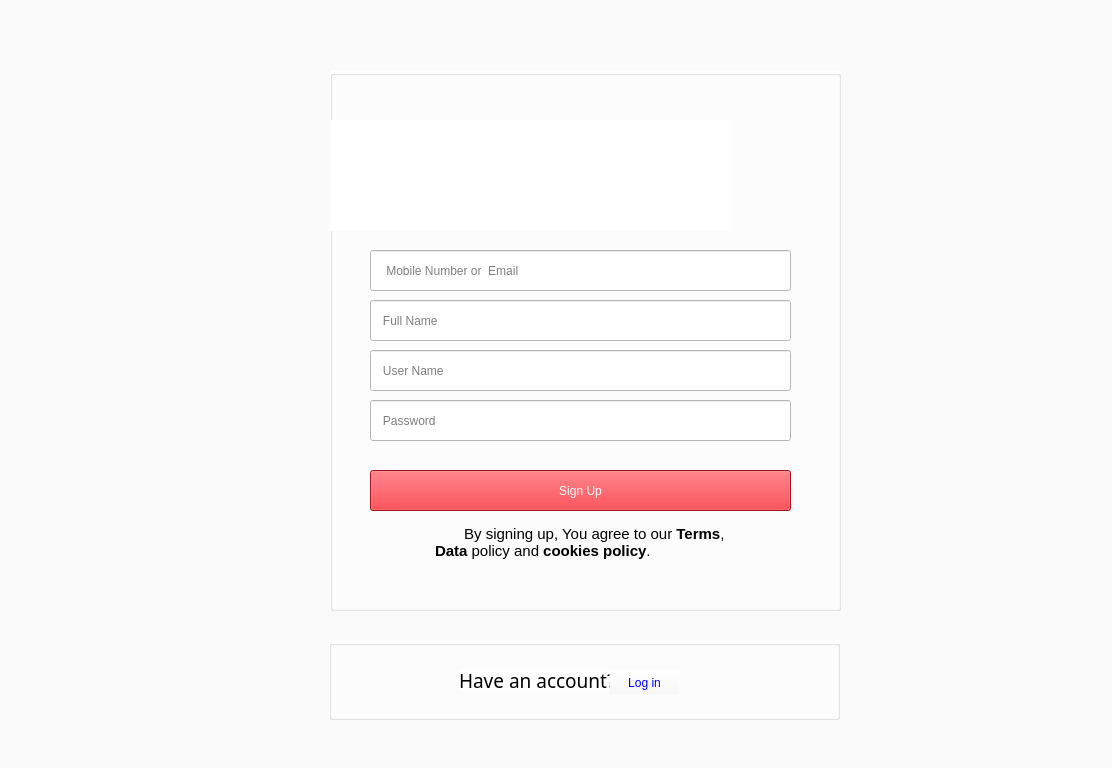
<?xml version="1.0" encoding="UTF-8"?>
<ui version="4.0">
 <class>signup</class>
 <widget class="QMainWindow" name="signup">
  <property name="geometry">
   <rect>
    <x>0</x>
    <y>0</y>
    <width>1112</width>
    <height>768</height>
   </rect>
  </property>
  <property name="windowTitle">
   <string>MainWindow</string>
  </property>
  <property name="styleSheet">
   <string notr="true">background-color: rgb(250,250, 250);</string>
  </property>
  <widget class="QWidget" name="centralwidget">
   <widget class="QGroupBox" name="groupBox">
    <property name="geometry">
     <rect>
      <x>330</x>
      <y>70</y>
      <width>511</width>
      <height>541</height>
     </rect>
    </property>
    <property name="styleSheet">
     <string notr="true">background-color: rgb(255, 255, 255);</string>
    </property>
    <property name="title">
     <string/>
    </property>
    <widget class="QLineEdit" name="UserName">
     <property name="geometry">
      <rect>
       <x>40</x>
       <y>280</y>
       <width>421</width>
       <height>41</height>
      </rect>
     </property>
     <property name="placeholderText">
      <string>   User Name</string>
     </property>
    </widget>
    <widget class="QPushButton" name="Signup">
     <property name="geometry">
      <rect>
       <x>40</x>
       <y>400</y>
       <width>421</width>
       <height>41</height>
      </rect>
     </property>
     <property name="styleSheet">
      <string notr="true">color: rgb(250, 250, 250);
font: 700 13pt &quot;Instagram Sans&quot;;
background-color: rgb(224, 27, 36);</string>
     </property>
     <property name="text">
      <string>Sign Up</string>
     </property>
    </widget>
    <widget class="QLineEdit" name="FullName">
     <property name="geometry">
      <rect>
       <x>40</x>
       <y>230</y>
       <width>421</width>
       <height>41</height>
      </rect>
     </property>
     <property name="placeholderText">
      <string>   Full Name</string>
     </property>
    </widget>
    <widget class="QLineEdit" name="Mobile">
     <property name="geometry">
      <rect>
       <x>40</x>
       <y>180</y>
       <width>421</width>
       <height>41</height>
      </rect>
     </property>
     <property name="placeholderText">
      <string>    Mobile Number or  Email</string>
     </property>
    </widget>
    <widget class="QLineEdit" name="Password">
     <property name="geometry">
      <rect>
       <x>40</x>
       <y>330</y>
       <width>421</width>
       <height>41</height>
      </rect>
     </property>
     <property name="placeholderText">
      <string>   Password</string>
     </property>
    </widget>
    <widget class="QLabel" name="label">
     <property name="geometry">
      <rect>
       <x>0</x>
       <y>50</y>
       <width>401</width>
       <height>111</height>
      </rect>
     </property>
     <property name="text">
      <string/>
     </property>
     <property name="pixmap">
      <pixmap resource="Files.qrc">:/new/prefix1/image/cineapp.png</pixmap>
     </property>
    </widget>
    <widget class="QTextEdit" name="textEdit">
     <property name="geometry">
      <rect>
       <x>100</x>
       <y>450</y>
       <width>301</width>
       <height>70</height>
      </rect>
     </property>
     <property name="sizePolicy">
      <sizepolicy hsizetype="Preferred" vsizetype="Preferred">
       <horstretch>0</horstretch>
       <verstretch>0</verstretch>
      </sizepolicy>
     </property>
     <property name="styleSheet">
      <string notr="true">background-color: rgba(255, 255, 255,0);</string>
     </property>
     <property name="html">
      <string>&lt;!DOCTYPE HTML PUBLIC &quot;-//W3C//DTD HTML 4.0//EN&quot; &quot;http://www.w3.org/TR/REC-html40/strict.dtd&quot;&gt;
&lt;html&gt;&lt;head&gt;&lt;meta name=&quot;qrichtext&quot; content=&quot;1&quot; /&gt;&lt;meta charset=&quot;utf-8&quot; /&gt;&lt;style type=&quot;text/css&quot;&gt;
p, li { white-space: pre-wrap; }
hr { height: 1px; border-width: 0; }
li.unchecked::marker { content: &quot;\2610&quot;; }
li.checked::marker { content: &quot;\2612&quot;; }
&lt;/style&gt;&lt;/head&gt;&lt;body style=&quot; font-family:'Ubuntu'; font-size:11pt; font-weight:400; font-style:normal;&quot;&gt;
&lt;p style=&quot; margin-top:0px; margin-bottom:0px; margin-left:0px; margin-right:0px; -qt-block-indent:0; text-indent:0px;&quot;&gt;       By signing up, You agree to our &lt;span style=&quot; font-weight:700;&quot;&gt;Terms&lt;/span&gt;,     &lt;span style=&quot; font-weight:700;&quot;&gt;Data&lt;/span&gt; policy and &lt;span style=&quot; font-weight:700;&quot;&gt;cookies policy&lt;/span&gt;.&lt;/p&gt;&lt;/body&gt;&lt;/html&gt;</string>
     </property>
    </widget>
   </widget>
   <widget class="QGroupBox" name="groupBox_2">
    <property name="geometry">
     <rect>
      <x>329</x>
      <y>640</y>
      <width>511</width>
      <height>80</height>
     </rect>
    </property>
    <property name="styleSheet">
     <string notr="true">background-color: rgb(255, 255, 255);</string>
    </property>
    <property name="title">
     <string/>
    </property>
    <widget class="QLabel" name="label_2">
     <property name="geometry">
      <rect>
       <x>130</x>
       <y>30</y>
       <width>151</width>
       <height>20</height>
      </rect>
     </property>
     <property name="font">
      <font>
       <family>Instagram Sans</family>
       <pointsize>14</pointsize>
       <italic>false</italic>
       <bold>false</bold>
      </font>
     </property>
     <property name="styleSheet">
      <string notr="true">font: 14pt &quot;Instagram Sans&quot;;</string>
     </property>
     <property name="text">
      <string>Have an account?</string>
     </property>
    </widget>
    <widget class="QPushButton" name="Login">
     <property name="geometry">
      <rect>
       <x>280</x>
       <y>30</y>
       <width>71</width>
       <height>25</height>
      </rect>
     </property>
     <property name="styleSheet">
      <string notr="true">background-color: rgba(250, 250, 250,0);
color: rgb(0,0,250);</string>
     </property>
     <property name="text">
      <string>Log in</string>
     </property>
    </widget>
   </widget>
  </widget>
  <widget class="QMenuBar" name="menubar">
   <property name="geometry">
    <rect>
     <x>0</x>
     <y>0</y>
     <width>1112</width>
     <height>22</height>
    </rect>
   </property>
  </widget>
  <widget class="QStatusBar" name="statusbar"/>
 </widget>
 <resources>
  <include location="Files.qrc"/>
 </resources>
 <connections/>
</ui>
